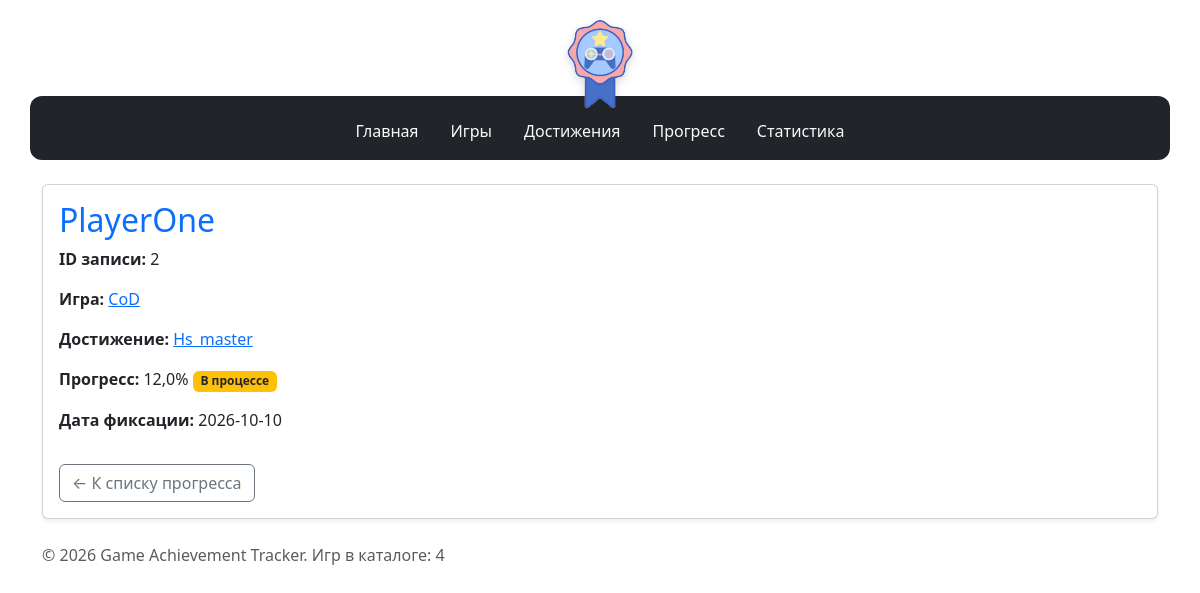
/progress/2/, run on the app's committed database.
### progress_records/models.py (models this page shows, shortened)
class Progress(models.Model):
    user = models.ForeignKey(
        "players.Player",
        verbose_name="игрок",
        on_delete=models.CASCADE,
        related_name="progress_records",
        db_column="user_id",
    )
    achievement = models.ForeignKey(
        "achievement.Achievement",
        verbose_name="достижение",
        on_delete=models.CASCADE,
        related_name="progress_records",
        db_column="achievement_id",
    )
    completed_actions = models.PositiveIntegerField("выполнено действий")
    record_date = models.CharField("дата фиксации", max_length=10)
    is_started = models.GeneratedField(
        verbose_name="начат",
        expression=Case(
            When(completed_actions__gt=0, then=Value(1)),
            default=Value(0),
            output_field=IntegerField(),
        ),
        output_field=IntegerField(),
        db_persist=True,
    )
    class Meta:
        db_table = "progress"
        ordering = ["-record_date", "id"]
        verbose_name = "прогресс"
        verbose_name_plural = "прогресс"
    def percent(self):
        required = self.achievement.required_actions
        if required <= 0:
            return 0.0
        value = self.completed_actions / required * 100
        return round(min(value, 100.0), 2)
    def status(self):
        required = self.achievement.required_actions
        if required > 0 and self.completed_actions >= required:
            return "Получено"
        if self.completed_actions > 0:
            return "В процессе"
        return "Не начато"

### players/models.py (models this page shows, shortened)
class Player(models.Model):
    username = models.CharField("имя", max_length=150)
    class Meta:
        db_table = "users"
        ordering = ["username"]
        verbose_name = "игрок"
        verbose_name_plural = "игроки"

### achievement/models.py (models this page shows, shortened)
class Achievement(models.Model):
    game = models.ForeignKey(
        "games_app.Game",
        verbose_name="игра",
        on_delete=models.CASCADE,
        related_name="achievements",
        db_column="game_id",
    )
    name = models.CharField("название", max_length=200)
    required_actions = models.PositiveIntegerField("нужно действий")
    is_secret = models.BooleanField("секретное", default=False)
    class Meta:
        db_table = "achievements"
        ordering = ["name"]
        verbose_name = "достижение"
        verbose_name_plural = "достижения"

### games_app/models.py (models this page shows, shortened)
class Game(models.Model):
    title = models.CharField("название", max_length=200)
    slug = models.SlugField("адрес", max_length=80, unique=True)
    class Meta:
        db_table = "games"
        ordering = ["title"]
        verbose_name = "игра"
        verbose_name_plural = "игры"

### progress_records/views.py (the view)
def progress_detail(request, progress_id):
    record = (
        Progress.objects.select_related(
            "user",
            "achievement",
            "achievement__game",
        )
        .filter(pk=progress_id)
        .first()
    )
    status = 200 if record is not None else 404
    return render(
        request,
        "progress_records/progress_detail.html",
        {"progress": record},
        status=status,
    )

### homepage/context_processors.py (called while the page is built)
def catalog(request):
    return {"catalog_game_count": Game.objects.count()}

### progress_records/templates/progress_records/progress_detail.html (shortened to what this page needs)
{% extends "base.html" %}
{% block content %}
{% if progress %}
    <div class="card shadow-sm">
        <div class="card-body">
            <h2 class="card-title text-primary">{{ progress.user.username|default:"Неизвестный игрок" }}</h2>
            <p class="card-text"><strong>ID записи:</strong> {{ progress.id }}</p>
            <p class="card-text">
                <strong>Игра:</strong>
                <a href="{% url 'games_app:detail' progress.achievement.game.slug %}">
                    {{ progress.achievement.game.title|default:"Без названия" }}
                </a>
            </p>
            <p class="card-text">
                <strong>Достижение:</strong>
                <a href="{% url 'achievement:detail' progress.achievement.id %}">
                    {{ progress.achievement.name|default:"Без названия" }}
                </a>
            </p>
            <p class="card-text">
                <strong>Прогресс:</strong> {{ progress.percent }}%
                {% include "progress_records/includes/progress_status.html" %}
            </p>
            <p class="card-text"><strong>Дата фиксации:</strong> {{ progress.record_date|default:"—" }}</p>
            <a href="{% url 'progress_records:list' %}" class="btn btn-outline-secondary mt-3">← К списку прогресса</a>
        </div>
    </div>
{% endif %}
{% endblock %}

### progress_records/templates/progress_records/includes/progress_status.html
{% if progress.status == "Получено" %}
    <span class="badge progress-status progress-status-done">{{ progress.status }}</span>
{% elif progress.status == "В процессе" %}
    <span class="badge progress-status progress-status-active">{{ progress.status }}</span>
{% else %}
    <span class="badge progress-status progress-status-new">{{ progress.status }}</span>
{% endif %}

### homepage/static/homepage/css/style.css (style rules this page uses)
body { min-height: 100vh; }
.progress-status { font-weight: 600; }
.progress-status-active { background-color: #ffc107; color: #212529; }

### data on the page
Progress: user.username "PlayerOne", id "2", achievement.game "CoD", achievement.name "Hs_master", percent "12,0", status "В процессе", record_date "2026-10-10"

### other printed values
{{ catalog_game_count }} "4"
